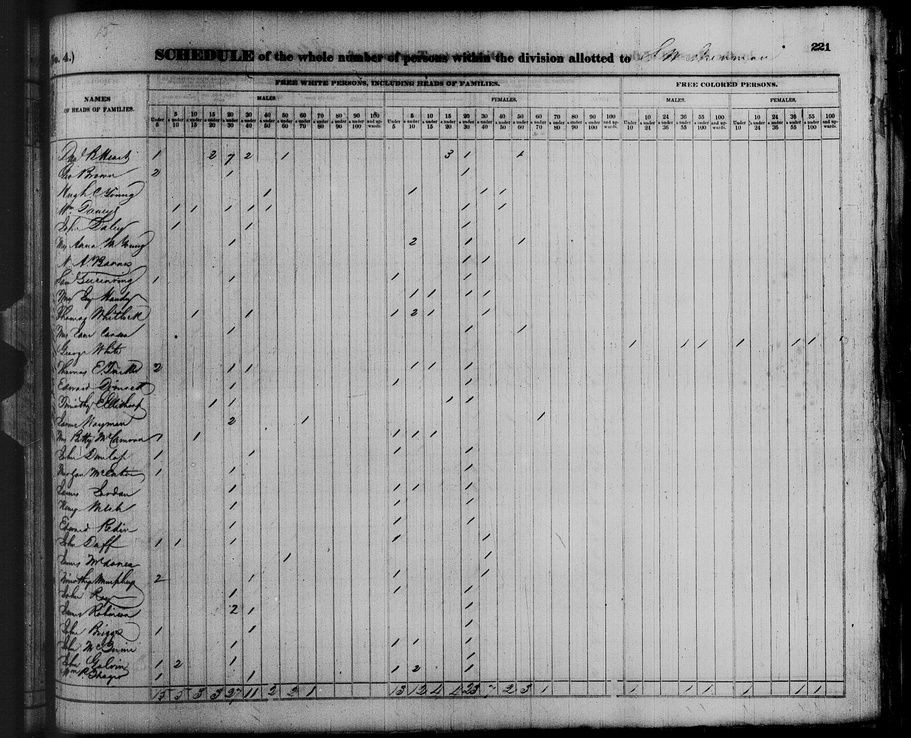
#> input picture chicago/reference/census1840/33S7-9YYJ-2T.jpg, 911 x 738 px, shrunk from 3944 x 3192 before the run
$ python -i read_census_continuation.py   (imports and definitions only)
#> lines starting #> are read from the running program, lines starting #| are printed output that depends on the picture; after the words box and inside, x2 and y2 are one past the last pixel; in counts of white or black regions, pixels touching at a corner belong together
#!/usr/bin/env python3
"""read_census_continuation.py — the row grid and the glyph boxes of an 1840
continuation sheet, measured off the image rather than judged by eye.

## Why this exists

The right-hand (continuation) sheet of the 1840 population schedule carries the
numbers rather than the names: twelve slave columns, the family TOTAL, seven
industry columns, pensioners, ten deaf/dumb/blind/insane columns and seven
schools columns. T-0535's reading of `33S7-9YYJ-24` closed against all five of
that sheet's printed column totals in four passes and was taken as the price of
a sheet. It was not: T-0538 and T-0541 were both split when the estimate broke,
and the reason T-0541 recorded is the one this file answers.

**These sheets are not ruled across.** The reading of `33S7-9YYJ-5V` measured it:
a row-darkness profile taken through the empty slaves block finds exactly two
strong horizontal rules on the leaf — under the printed heading and above the
enumerator's footer — and the largest excess over local background anywhere
between them is 4 grey levels, against 77 to 211 for those two. The printed form
rules the page vertically only. So there is no grid to count rows against, and
every row assignment has to come from the enumerator's own ink.

Which made the reading a matter of opinion, sheet after sheet, and produced the
disagreement this tool exists to end: the ink of one sheet's TOTAL column
clusters into 31 groups at one threshold and 28 at another, and `coverage.json`
had 28 "to the nearest line" from an inventory pass. Nothing said which was
right, because nothing was reproducible.

## What it measures, and what it refuses to do

It measures three things and prints them, and every one of them is re-derivable
from the committed image with no numbers typed in:

1. **The column geometry.** Vertical printed rules, found as a column-darkness
   profile over the body band. The eight single-width columns of the middle of
   the form — TOTAL and the seven industry columns — are then named off the
   pitch of those rules and the wide cells that bracket the run; pitch alone is
   not enough, and locate_columns() records why.
2. **The ink of each column**, as a local-background-subtracted mask. A flat
   global threshold does not work on these leaves: the exposure falls off two
   grey levels per hundred pixels toward the gutter, so ink at the right edge is
   paler than paper at the left. The background is a 25-pixel Gaussian of the
   crop itself and the mask is what stands 45 levels darker than it.
3. **The glyph components** of each column: 8-connected components of that mask,
   after a 5x5 closing to join a stroke a scan has broken, filtered to those at
   least 40 pixels in area and 12 pixels tall. Each is reported as a box.

**It does not read digits, and it must not.** A tool that guessed at a `4` that
is two strokes reading as `11`, or at a `7` and a `9` that differ by a loop,
would launder a guess into a measurement — which is the one thing this project's
provenance rule forbids. The boxes are the measurement; a human reads the digit
in the box, at magnification, against the glyph forms the sheet's own footer
row calibrates.

## The grouping rule, which is the actual finding

A number is one line's entry. Two components belong to the same number when the
hand has not gone back to the left of the cell for a new one: the y centres are
within `--group-dy` (55 px, against a line pitch measured at 58-90 on 5V) AND x
does not step back. That rule, and nothing else, produces the group count. The
count it produces is reported WITH the alternatives at the neighbouring
thresholds, because a count that changes with the threshold is a range and
saying so is the honest form of the answer.

Row identity is then ANCHORED, where it can be, by cross-column coincidence: an
entry in the commerce, manufactures or learned-professions column sits on the
same line as the TOTAL group it coincides with in y, and those coincidences are
independent of any threshold. On 5V, 22 lines are anchored that way. They are
the committed part of the row grid; the bands between them are named as open.

    tools/read_census_continuation.py 33S7-9YYJ-5V
    tools/read_census_continuation.py 33S7-9YYJ-5V --json /tmp/5v.json
    tools/read_census_continuation.py --self-test

Needs numpy and Pillow (`pip install numpy pillow`). Neither is in the per-commit
gate's install list and this tool is not in the gate: it is a research
instrument, run by hand, whose OUTPUT is committed under
`data/research/census_1840/pages/`.
"""
import argparse
import json
import os
import sys

APP = os.path.dirname(os.path.dirname(os.path.abspath(__file__)))   # chicago/4d
REPO = os.path.dirname(os.path.dirname(APP))                        # the repo root
DEPOSIT = os.path.join(REPO, "chicago", "reference", "census1840")

# The body band of a continuation leaf, as a fraction of image height: below the
# heading rule and above the footer rule. Deliberately generous — the two rules
# are then LOCATED inside it rather than assumed at these fractions.
BODY_FRAC = (0.13, 0.95)

# The eight single-width columns of the middle of the form, in printed order.
# Named here, but their x bounds are measured; see locate_columns().
MIDDLE_COLUMNS = [
    "total",
    "mining",
    "agriculture",
    "commerce",
    "manufactures_and_trades",
    "navigation_ocean",
    "navigation_canals_lakes_rivers",
    "learned_professions_and_engineers",
]

INK_BELOW_BACKGROUND = 45   # grey levels darker than local background
BACKGROUND_BLUR = 25        # px, the Gaussian that defines "local background"
MIN_AREA = 40               # px, below which a component is a speck
MIN_HEIGHT = 12             # px, below which a component is a speck
GROUP_DY = 55               # px, within which two components are one number
# The printed rules are 4-6 px of solid ink and a crop that includes one breaks
# into dozens of components that are not writing. Measured on 5V: 9 px of
# clearance either side is the first inset at which every column's component
# count stops changing (6 and 8 px still catch rule fragments in agriculture and
# the canals column), and it costs nothing — the entries stand mid-cell.
RULE_CLEARANCE = 9          # px, cleared either side of a column's own rules


def _np():
    try:
        import numpy as np
        return np
    except ImportError:  # pragma: no cover - environment guard
        sys.exit("read_census_continuation.py needs numpy: pip install numpy pillow")


def _pil():
    try:
        from PIL import Image, ImageFilter
        return Image, ImageFilter
    except ImportError:  # pragma: no cover - environment guard
        sys.exit("read_census_continuation.py needs Pillow: pip install numpy pillow")


def load(path):
    np = _np()
    Image, _ = _pil()
    im = Image.open(path).convert("L")
    return np.asarray(im).astype("float32")


def horizontal_rules(a, x0, x1, thr=20.0):
    """The strong horizontal rules of the leaf, found through a band of the page
    that carries no writing. Returns (top, bottom) of the body."""
    np = _np()
    h = a.shape[0]
    band = a[:, x0:x1]
    row = band.mean(axis=1)
    lo, hi = int(h * BODY_FRAC[0]), int(h * BODY_FRAC[1])
    bg = float(np.percentile(row[lo:hi], 75))
    dark = bg - row
    hits = [y for y in range(int(h * 0.10), int(h * 0.99)) if dark[y] > thr]
    if not hits:
        raise SystemExit("no horizontal rule found: is this a continuation sheet?")
    groups = []
    cur = [hits[0]]
    for y in hits[1:]:
        if y - cur[-1] <= 5:
            cur.append(y)
        else:
            groups.append(cur)
            cur = [y]
    groups.append(cur)
    # The body is between the LAST rule of the heading block and the first rule
    # of the footer block: the widest empty span between consecutive groups.
    best = None
    for g0, g1 in zip(groups, groups[1:]):
        span = g1[0] - g0[-1]
        if best is None or span > best[0]:
            best = (span, g0[-1], g1[0])
    return best[1], best[2]


def vertical_rules(a, y0, y1, cover=0.60):
    """Vertical printed rules through the body band, as x centres.

    Found by CONTINUITY, not by mean darkness. A column of mean darkness picks up
    the enumerator's own ink: on 33S7-9YYJ-5V a mean profile reports rules at
    x 1441 and x 1719, which are a family total and a `2`, and those two false
    rules are enough to make the column naming below lock onto the wrong block
    of the form. A printed rule runs the whole height of the table; a pen stroke
    does not. So a rule is an x where at least `cover` of the body's rows stand
    darker than their own local background.
    """
    np = _np()
    Image, ImageFilter = _pil()
    sub = a[y0:y1, :]
    blur = Image.fromarray(sub.astype("uint8")).filter(ImageFilter.GaussianBlur(BACKGROUND_BLUR))
    bg = np.asarray(blur).astype("float32")
    dark = (bg - sub) > 6.0
    frac = dark.mean(axis=0)
    hits = np.where(frac >= cover)[0]
    if len(hits) == 0:
        raise SystemExit("no continuous vertical rule found in the body band")
    groups = []
    cur = [int(hits[0])]
    for x in hits[1:]:
        x = int(x)
        if x - cur[-1] <= 4:
            cur.append(x)
        else:
            groups.append(cur)
            cur = [x]
    groups.append(cur)
    out = []
    for g in groups:
        if len(g) > 40:
            continue  # the leaf's dark edge / gutter, not a rule
        w = frac[g]
        out.append(int(round(float((np.asarray(g) * w).sum() / w.sum()))))
    return out


def locate_columns(rules, continuity=None):
    """Name the eight single-width columns off the rule pitch.

    Two blocks of this form stand at a near-constant narrow pitch: the seven
    industry columns, and the deaf/dumb/blind/insane and schools columns at the
    right of the leaf. Pitch alone cannot tell them apart, and a first cut of
    this function locked onto the wrong one. What separates them is what stands
    on either side: the industry run is bracketed by TOTAL, a cell 2 to 4
    pitches wide, and on the right by the pensioners AGES column, which is wider
    than an industry column. The right-hand blocks have no such bracket — every
    run inside them has a one-pitch cell on its left — so the test picks out the
    industry run and nothing else. The pensioners block is NOT tested as one wide
    cell, because its own AGES rule divides it and an earlier cut of this
    function failed on 5V for assuming otherwise.

    ONE FALLBACK, and it only fires when the strict test above finds nothing, so
    no sheet that already passes can be moved by it. Measured on 33S7-9YYJ-6Q:
    the strict test finds no candidate because a rule is reported at x1267, in
    the MIDDLE of the TOTAL cell, which leaves TOTAL 117 px wide against a 68 px
    industry pitch — 1.7 pitches, under the 1.8 the bracket demands. It is not a
    printed rule. It is the enumerator's own column of family totals standing one
    under another, and `cover` cannot reject it: it covers 0.765 of the body's
    rows against 0.769 for the true rule at x1190. What separates them is
    CONTINUITY OF A SINGLE STROKE rather than coverage — the longest UNBROKEN run
    of dark rows at x1267 is 164 px, 0.07 of the body, while the true rules that
    bracket it run 0.27 and 0.47 unbroken; a printed rule is one line, a stack of
    digits is thirty short ones. So when the strict test fails, the run is
    retried with the weakest-by-continuity rule dropped from the candidate left
    bracket, and the drop is accepted only if the merged TOTAL cell then lands in
    the same 2.0-4.0 pitch window every other sheet's does AND the dropped rule's
    unbroken run is under half that of BOTH rules bracketing it. On 6Q the merged
    cell is x1190-1384, 194 px, 2.5 pitches — the same 2.47 pitches 5V's TOTAL
    measures — and the slaves block to its left comes out at twelve columns, as
    the form has. Without `continuity` (which `read()` always supplies) the
    fallback is not attempted at all.
    """
    if len(rules) < 10:
        raise SystemExit("too few vertical rules to name the middle columns")
    best = None
    for i in range(1, len(rules) - 8):
        gaps = [rules[j + 1] - rules[j] for j in range(i, i + 7)]
        med = sorted(gaps)[len(gaps) // 2]
        if med <= 0:
            continue
        spread = max(abs(g - med) / med for g in gaps)
        if spread > 0.35:
            continue
        left = rules[i] - rules[i - 1]
        right = (rules[i + 8] - rules[i + 7]) if i + 8 < len(rules) else 0
        if left < 1.8 * med or right < 1.25 * med:
            continue
        if not (2.0 * med <= left <= 4.0 * med):
            continue        # TOTAL is a wide cell, but not as wide as a block
        if best is None or -spread > best[0]:
            best = (-spread, i, med)
    if best is not None:
        _, i, med = best
        run = rules[i:i + 8]
        bounds = {"total": (rules[i - 1], run[0])}
        for n, name in enumerate(MIDDLE_COLUMNS[1:]):
            bounds[name] = (run[n], run[n + 1])
        return bounds, med

    dropped = _drop_a_pen_stroke(rules, continuity)
    if dropped is not None:
        thinned, gone = dropped
        bounds, med = locate_columns(thinned)
        bounds["_total_left_rule_dropped"] = (gone, gone)
        return bounds, med
    raise SystemExit("no industry run bracketed by TOTAL and PENSIONERS: "
                     "the form is not as expected")


def _drop_a_pen_stroke(rules, continuity):
    """The fallback described in locate_columns(): try dropping one reported rule
    that is a stack of digits rather than a printed line, and say so.

    Returns (rules without it, its x) or None. Every candidate must satisfy both
    measured conditions — its unbroken run is under half of BOTH its neighbours',
    and removing it makes the strict bracket test pass — so a sheet where no such
    rule exists falls through to the SystemExit unchanged.
    """
    if not continuity:
        return None
    for k in range(1, len(rules) - 1):
        run, left, right = continuity[k], continuity[k - 1], continuity[k + 1]
        if run >= 0.5 * min(left, right):
            continue
        thinned = rules[:k] + rules[k + 1:]
        try:
            locate_columns(thinned)
        except SystemExit:
            continue
        return thinned, rules[k]
    return None


def rule_continuity(a, y0, y1, rules):
    """For each reported rule, the LONGEST UNBROKEN run of dark rows at its x, as
    a fraction of the body height. A printed rule is one continuous line and
    scores high; a column of the enumerator's digits covers as many rows in total
    but in thirty short pieces, and scores low. Measured through the same local
    background the rule finder uses, and searched +/-3 px either side of the
    reported centre so a rule 1 px off centre is not penalised.
    """
    np = _np()
    Image, ImageFilter = _pil()
    sub = a[y0:y1, :]
    blur = Image.fromarray(sub.astype("uint8")).filter(ImageFilter.GaussianBlur(BACKGROUND_BLUR))
    dark = (np.asarray(blur).astype("float32") - sub) > 6.0
    height = max(1, sub.shape[0])
    out = []
    for x in rules:
        best = 0
        for xx in range(max(0, x - 3), min(dark.shape[1], x + 4)):
            cur = 0
            for v in dark[:, xx]:
                cur = cur + 1 if v else 0
                if cur > best:
                    best = cur
        out.append(round(best / height, 3))
    return out


# [128 lines left out: functions ink_mask, _close, components, group, anchors, not called in this run]


def read(path):
    a = load(path)
#> in load, im is the input picture: PIL image 911x738 L; min 0, max 227, mean 149.6
    y0, y1 = horizontal_rules(a, int(a.shape[1] * 0.07), int(a.shape[1] * 0.30))
#> in horizontal_rules, `band = a[:, x0:x1]`:
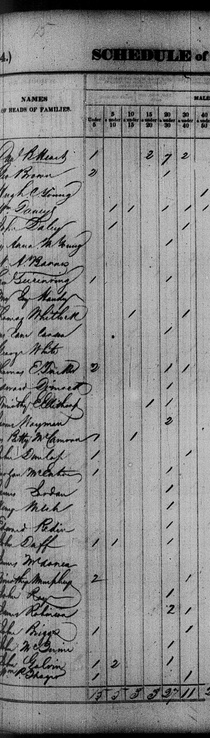
#> band: shape (738, 210) float32; min 0, max 207, mean 138.6
#> in horizontal_rules, `row = band.mean(axis=1)`: row = 738 values, max 169 at index 179, min 2.02 at index 0, mean 138.6
#> in horizontal_rules, `bg = float(np.percentile(row[lo:hi], 75))`: bg = 156.3
#> in horizontal_rules, `dark = bg - row`: dark = 738 values, max 154.3 at index 0, min -12.63 at index 179, mean 17.76
#> in horizontal_rules, `hits = [y for y in range(int(h * 0.10), int(h * 0.99)) if dark[y] > thr]`: hits = 160 values from 73 to 729
#> in horizontal_rules, `cur = [hits[0]]`: cur = [73]
#> the loop in horizontal_rules, `for y in hits[1:]:` made 159 passes
#> (y, cur) on passes 9, 12, 15, 35, 37, 41, 42, 43: (89, [89]), (97, [97]), (105, [105]), (137, [137]), (155, [155]), (246, [246]), (265, [265]), (281, [281])
#> after the loop in horizontal_rules, `for y in hits[1:]:`: groups = 26 items, first 6: [73, 74, 75, 76, 77, 78, 79, 80, 82], [89, 90, 91], [97, 98, 99], [105, 106, 107, 108, 109, 110, 111, 112, 113, 114, 115, 116, 118, 119, 120, 121, 123, 124, 125, 126], [137, 138], [155, 156, 157, 158]
#> the loop in horizontal_rules, `for g0, g1 in zip(groups, groups[1:]):` made 26 passes
#> (g0, g1, span, best) on passes 1, 5, 6: ([73, 74, 75, 76, 77, 78, 79, 80, 82], [89, 90, 91], 7, (7, 82, 89)), ([137, 138], [155, 156, 157, 158], 17, (17, 138, 155)), ([155, 156, 157, 158], [246], 88, (88, 158, 246))
#> y0 = 158; y1 = 246
    rules = vertical_rules(a, y0, y1)
#> in vertical_rules, `sub = a[y0:y1, :]`:
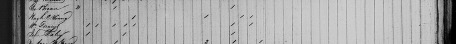
#> sub: shape (88, 911) float32 (shown at 1/2 size); min 0, max 222, mean 167.5
#> in vertical_rules, `blur = Image.fromarray(sub.astype("uint8")).filter(ImageFilter.Gaussia..`:
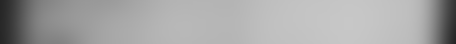
#> blur: PIL image 911x88 L (shown at 1/2 size); min 37, max 199, mean 165.8
#> in vertical_rules, `dark = (bg - sub) > 6.0`:
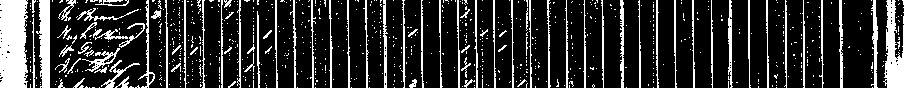
#> dark: shape (88, 911) bool; 19.2% white; 791 white regions (707 under 20 px), largest, box (x1, y1, x2, y2) and area: (0, 0, 28, 88) 2271, (883, 0, 911, 88) 1712, (36, 0, 50, 88) 865
#> in vertical_rules, `frac = dark.mean(axis=0)`: frac = 911 values, max 1 at index 4, min 0 at index 28, mean 0.192
#> in vertical_rules, `hits = np.where(frac >= cover)[0]`: hits = 125 values from 0 to 910
#> in vertical_rules, `cur = [int(hits[0])]`: cur = [0]
#> the loop in vertical_rules, `for x in hits[1:]:` made 124 passes
#> (x, cur) on passes 26, 27, 37, 39, 41, 43, 44, 46: (33, [33]), (40, [40]), (147, [147]), (166, [166]), (184, [184]), (203, [203]), (221, [221]), (239, [239])
#> after the loop in vertical_rules, `for x in hits[1:]:`: groups = 44 items
#> the loop in vertical_rules, `for g in groups:` made 45 passes
#> (g, w) on passes 2 to 6: ([33], [0.977]), ([40, 41, 42, 43, 44, 45, 46, 47, 48, 49], [0.75, 0.795, 1, 1, 1, 1, 1, 1, 1, 1]), ([147, 148], [0.909, 0.989]), ([166, 167], [1, 0.716]), ([184, 185], [0.795, 1])
#> after the loop in vertical_rules, `for g in groups:`: out = 45 values from 12 to 907
#> rules = 45 values from 12 to 907
    cont = rule_continuity(a, y0, y1, rules)
#> the loop in rule_continuity, `for x in rules:` made 45 passes
#> x on passes 1 to 8: 12, 33, 45, 148, 166, 185, 203, 221
#> after the loop in rule_continuity, `for x in rules:`: out = 45 values, max 1 at index 0, min 0.614 at index 3, mean 0.954
#> cont has the same summary as out in rule_continuity
    bounds, pitch = locate_columns(rules, cont)
#> the loop in locate_columns, `for i in range(1, len(rules) - 8):` made 36 passes
#> (gaps, med, spread, left, right) on passes 3 to 10: ([18, 19, 18, 18, 18, 17, 20], 18, 0.111, 103, 18), ([19, 18, 18, 18, 17, 20, 18], 18, 0.111, 18, 18), ([18, 18, 18, 17, 20, 18, 18], 18, 0.111, 19, 18), ([18, 18, 17, 20, 18, 18, 18], 18, 0.111, 18, 18), ([18, 17, 20, 18, 18, 18, 18], 18, 0.111, 18, 18), ([17, 20, 18, 18, 18, 18, 18], 18, 0.111, 18, 19), ([20, 18, 18, 18, 18, 18, 19], 18, 0.111, 17, 18), ([18, 18, 18, 18, 18, 19, 18], 18, 0.0556, 20, 19)
#> the loop in _drop_a_pen_stroke, `for k in range(1, len(rules) - 1):` made 43 passes
#> (left, right) on passes 1 to 8: (1, 1), (0.795, 0.614), (1, 1), (0.614, 1), (1, 1), (1, 0.955), (1, 0.875), (0.955, 0.83)
    dropped = bounds.pop("_total_left_rule_dropped", None)
    comps, groups = {}, {}
    for name, (cx0, cx1) in bounds.items():
        ix0, ix1 = cx0 + RULE_CLEARANCE, cx1 - RULE_CLEARANCE
        m = _close(ink_mask(a, ix0, y0, ix1, y1))
        comps[name] = components(m, ix0, y0)
        groups[name] = group(comps[name])
    out = {
        "image": os.path.relpath(path, REPO),
        "image_size": [int(a.shape[1]), int(a.shape[0])],
        "body_between_rules": [int(y0), int(y1)],
        "vertical_rules": rules,
        "column_pitch_px": int(pitch),
        "column_bounds": {k: [int(v[0]), int(v[1])] for k, v in bounds.items()},
        "rule_continuity": dict(zip((str(r) for r in rules), cont)),
        "pen_stroke_rule_dropped": (None if dropped is None else {
            "x": int(dropped[0]),
            "why": "reported as a vertical rule by coverage, but its longest UNBROKEN "
                   "dark run is under half that of both rules bracketing it: a stack of "
                   "the enumerator's family totals, not a printed line. Dropping it is "
                   "what makes the TOTAL cell measure 2-4 industry pitches, as it does "
                   "on every other sheet. See locate_columns().",
        }),
        "method": {
            "ink": f"local background = {BACKGROUND_BLUR}px Gaussian of the crop; "
                   f"ink = {INK_BELOW_BACKGROUND} grey levels darker",
            "components": f"8-connected after 5x5 closing, area>={MIN_AREA}, height>={MIN_HEIGHT}",
            "grouping": f"one number while dy<={GROUP_DY} and x does not step back",
            "digits": "NOT READ — this tool measures boxes, a human reads the digit",
        },
        "columns": {},
    }
    for name in bounds:
        gs = groups[name]
        out["columns"][name] = {
            "components": len(comps[name]),
            "groups": len(gs),
            "group_boxes": [[g["x0"], g["y0"], g["x1"], g["y1"], len(g["parts"])] for g in gs],
            "group_centres": [round(g["cy"], 1) for g in gs],
        }
    out["group_count_sensitivity"] = {
        str(d): len(group(comps["total"], d)) for d in (35, 45, 55, 65, 75)
    }
    out["anchored_lines"] = anchors(groups)
    return out


# [55 lines left out: functions self_test, main, not called in this run]


# [2 lines not run here, left out]

#> (the run stopped early here; a loop or call above may not have finished)
